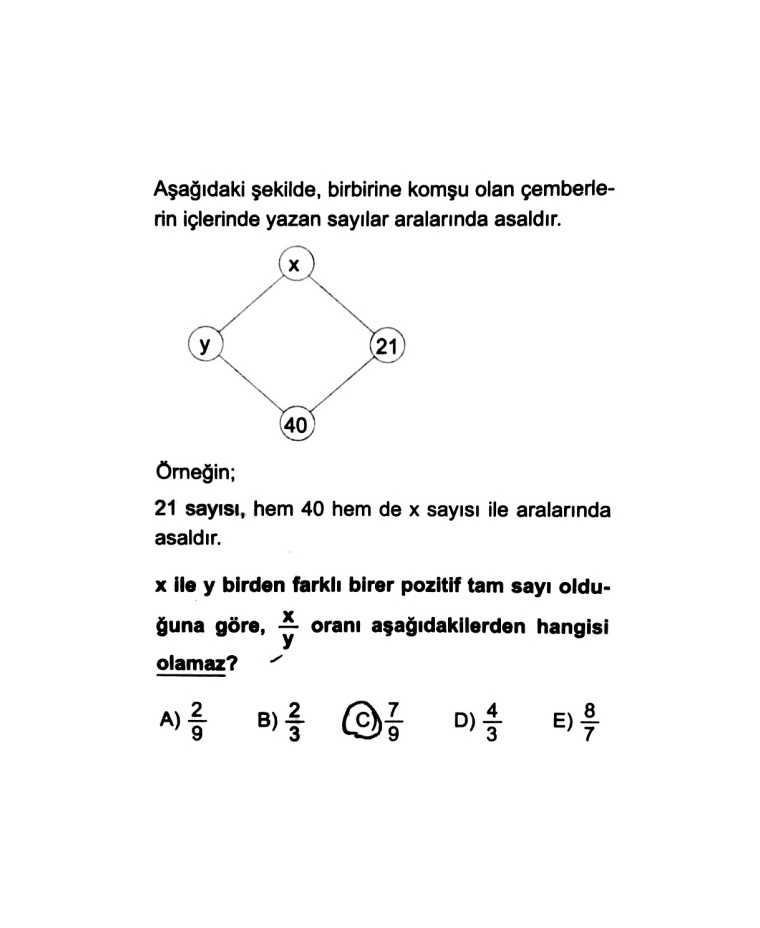
#> input picture spatial-nlm-spatial-control-study/bettertest/clean/0000015.jpg, 760 x 928 px, given in place of Kopyasıpair_100081_pair_00254.jpg(1)_1.jpg, which was not available
$ python prepare_pairs.py
#> lines starting #> are read from the running program, lines starting #| are printed output that depends on the picture; pictures that were not available may be replaced by others from this repository, and a replacement may not be noted
#> (reads spatial-nlm-spatial-control-study/experiments/camscanner_scalar_vs_spatial/manifests/pairs.json from the repository)
### spatial-nlm-spatial-control-study/experiments/camscanner_scalar_vs_spatial/results/bettertest/source_snapshot/audit_dataset.py
"""Read-only source audit; explicit filename proposals verified with image features."""
from pathlib import Path
import hashlib, json, re, sys
import cv2
import numpy as np
from PIL import Image, ImageOps, ImageDraw

ROOT = Path(__file__).resolve().parent
DATA = ROOT.parents[1] / 'camscanner'

def digest(path):
    return hashlib.sha256(Path(path).read_bytes()).hexdigest()

def read(path):
    with Image.open(path) as im:
#> im is the input picture: PIL image 760x928 RGB; mean R, G, B 247.6, 247.6, 247.6
        return np.asarray(ImageOps.exif_transpose(im).convert('RGB'))

def gray(rgb):
    return cv2.cvtColor(rgb, cv2.COLOR_RGB2GRAY)

# [83 lines left out: functions properties, correspondence, main, not called in this run]

# [1 lines that do not run on import are left out]

### spatial-nlm-spatial-control-study/experiments/camscanner_scalar_vs_spatial/results/bettertest/source_snapshot/prepare_pairs.py
"""Shared geometry preparation, content grouping, and immutable data/crop manifests."""
import json,hashlib
import cv2
import numpy as np
from PIL import Image
from audit_dataset import ROOT,read,gray,digest
from config import SEED,STEPS,BATCH,CROP

def write(name,data):
    (ROOT/'manifests'/name).write_text(json.dumps(data,indent=2),encoding='utf-8')

def main():
    cv2.setNumThreads(1);cv2.setRNGSeed(SEED)
    audit=json.loads((ROOT/'manifests'/'pairs.json').read_text(encoding='utf-8'))
    if audit['unmatched']: raise SystemExit('STOP: unpaired source files')
    rows=[r for r in audit['pairs'] if r['geometry']['valid']]
    # Perceptual candidate generation across ALL source collections, then feature verification.
    parents={r['id']:r['id'] for r in rows};desc={};hashes={}
    def find(a):
        while parents[a]!=a: a=parents[a]
        return a
    def union(a,b):
        aa,bb=find(a),find(b);parents[max(aa,bb)]=min(aa,bb)
    for row in rows:
        g=gray(read(row['clean']['path']));small=cv2.resize(g,(32,32)).astype(np.float32)
#> after `small = cv2.resize(g, (32, 32)).astype(np.float32)`:
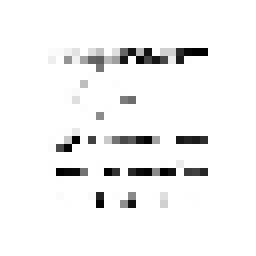
#> small: shape (32, 32) float32 (shown 8 times larger); min 0, max 255, mean 243.3
        v=cv2.dct(small)[:8,:8].ravel()[1:];hashes[row['id']]=v>np.median(v)
#> after `v = cv2.dct(small)[:8, :8].ravel()[1:]`: v = 63 values, max 285.7 at index 1, min -166.9 at index 33, mean 6.27
        sift=cv2.SIFT_create(nfeatures=1200);kp,d=sift.detectAndCompute(g,None);desc[row['id']]=(kp,d,g.shape)
#> after `kp, d = sift.detectAndCompute(g, None)`: kp = 1200 keypoints; strongest (x, y, size): (219, 543, 1.9), (411, 626, 2.7), (234, 627, 2.8), (162, 664, 2.8)
#> pass 2 of the loop in main, `for row in rows:`:
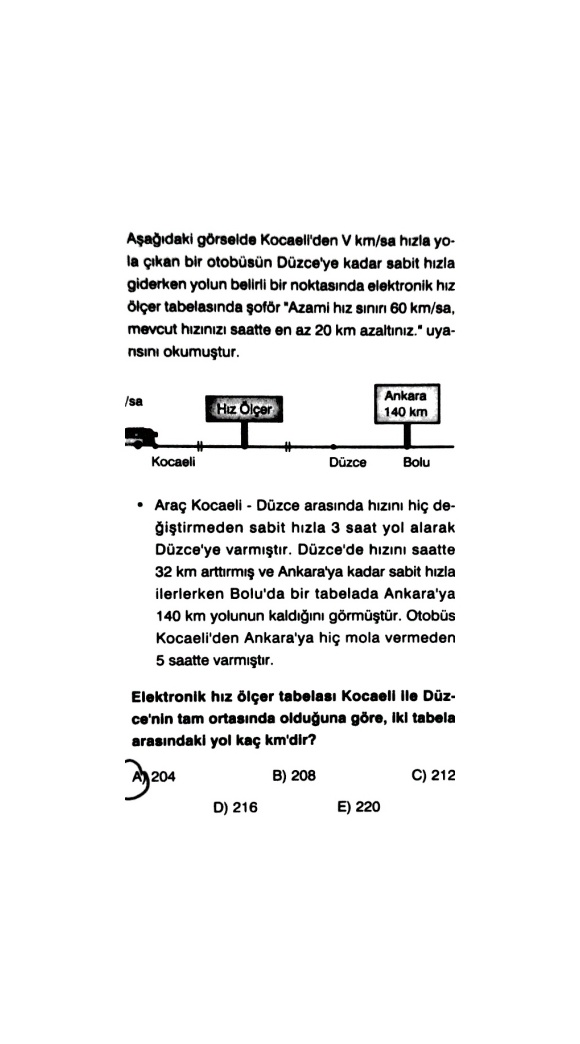
#> input picture spatial-nlm-spatial-control-study/bettertest/clean/0000025.jpg, 580 x 1044 px, given in place of Kopyasıpair_100081_pair_00254.jpg(1)_2.jpg, which was not available
#> in read, im is the input picture: PIL image 580x1044 RGB; mean R, G, B 242, 242, 242
#> in main, `small = cv2.resize(g, (32, 32)).astype(np.float32)`:
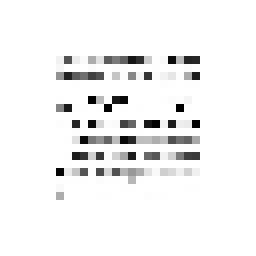
#> small: shape (32, 32) float32 (shown 8 times larger); min 0, max 255, mean 242.4
#> v = 63 values, max 340.3 at index 15, min -278.3 at index 17, mean 5.41
#> kp = 1200 keypoints; strongest (x, y, size): (140, 504, 3.2), (262, 719, 1.9), (223, 741, 2), (355, 718, 1.8)
    duplicates=[]
    for i,a in enumerate(rows):
        for b in rows[i+1:]:
            dist=int(np.count_nonzero(hashes[a['id']]!=hashes[b['id']]))
            if dist>32: continue
            ka,da,sa=desc[a['id']];kb,db,sb=desc[b['id']]
            if da is None or db is None: continue
            good=[m for m,n in cv2.BFMatcher().knnMatch(da,db,k=2) if m.distance<.7*n.distance]
            if len(good)<35:continue
            pa=np.float32([ka[m.queryIdx].pt for m in good]);pb=np.float32([kb[m.trainIdx].pt for m in good])
            H,mask=cv2.findHomography(pa,pb,cv2.RANSAC,2.)
            if H is not None and mask.sum()>=35 and mask.mean()>=.65 and mask.sum()>=.12*min(len(ka),len(kb)):
                union(a['id'],b['id']);duplicates.append(dict(a=a['id'],b=b['id'],phash_distance=dist,inliers=int(mask.sum())))
    groups={}
    for row in rows: groups.setdefault(find(row['id']),[]).append(row['id'])
    # Hash order of stable content-group identity, never filesystem iteration order.
    ordered=sorted(groups,key=lambda k:hashlib.sha256(f'{SEED}:{k}'.encode()).hexdigest())
    n=len(ordered);nval=max(1,round(n*.2));ntest=max(1,round(n*.2))
    if n<5: raise SystemExit('Too few independent content groups: infrastructure only, no held-out claims')
    assignments={k:('val' if i<nval else 'test' if i<nval+ntest else 'train') for i,k in enumerate(ordered)}
    partitions={s:[] for s in ['train','val','test']};prepared=[]
    for row in rows:
        split=assignments[find(row['id'])];partitions[split].append(row['id'])
        dest=ROOT/'prepared'/split;dest.mkdir(parents=True,exist_ok=True)
        dirty=gray(read(row['dirty']['path']));clean=gray(read(row['clean']['path']));h,w=clean.shape
        dirty=cv2.resize(dirty,(w,h),interpolation=cv2.INTER_LINEAR)
        box=[0,0,w,h]
        if row['geometry']['registration_required']:
            H=np.array(row['geometry']['homography'])
            dirty=cv2.warpPerspective(dirty,H,(w,h),flags=cv2.INTER_LINEAR,borderMode=cv2.BORDER_CONSTANT,borderValue=255)
            valid=cv2.warpPerspective(np.ones((h,w),np.uint8),H,(w,h),flags=cv2.INTER_NEAREST)
            # Conservative common rectangle: shrink sides until every included pixel has source support.
            x1=y1=0;x2=w;y2=h
            for _ in range(w+h):
                sub=valid[y1:y2,x1:x2]
                if sub.all(): break
                fractions=[sub[0].mean(),sub[-1].mean(),sub[:,0].mean(),sub[:,-1].mean()]
                side=int(np.argmin(fractions))
                if side==0:y1+=1
                elif side==1:y2-=1
                elif side==2:x1+=1
                else:x2-=1
            # Remove 2px of interpolation-boundary uncertainty in both images.
            box=[x1+2,y1+2,x2-2,y2-2]
        x1,y1,x2,y2=box;dirty=dirty[y1:y2,x1:x2];clean=clean[y1:y2,x1:x2]
        if min(dirty.shape)<CROP: raise RuntimeError('Prepared region too small: '+row['id'])
        files={}
        for side,array in [('dirty',dirty),('clean',clean)]:
            path=dest/f"{row['id']}_{side}.png";Image.fromarray(array).save(path)
            files[side]=dict(path=str(path.relative_to(ROOT)),sha256=digest(path))
        prepared.append(dict(id=row['id'],split=split,content_group=find(row['id']),width=dirty.shape[1],height=dirty.shape[0],
            original_clean_roi=box,registration=row['geometry']['registration_required'],**files))
    write('split.json',dict(seed=SEED,rule='sha256(seed:content-group) ordered, 20% val / 20% test / remainder train',
        partitions=partitions,content_groups=groups,duplicate_links=duplicates,
        excluded=[dict(id=r['id'],reason=r['geometry']['reason']) for r in audit['pairs'] if not r['geometry']['valid']],prepared=prepared))
    rng=np.random.default_rng(SEED);train=[r for r in prepared if r['split']=='train'];batches=[]
    for step in range(1,STEPS+1):
        batch=[]
        for _ in range(BATCH):
            row=train[int(rng.integers(len(train)))];batch.append(dict(id=row['id'],x=int(rng.integers(row['width']-CROP+1)),
                y=int(rng.integers(row['height']-CROP+1)),flip_h=bool(rng.integers(2)),flip_v=bool(rng.integers(2))))
        batches.append(dict(step=step,crops=batch))
    write('crops.json',dict(seed=SEED,crop=CROP,batches=batches))
    print(json.dumps(dict(pairs=len(rows),content_groups=n,duplicates=duplicates,counts={s:len(v) for s,v in partitions.items()},registration=sum(r['registration'] for r in prepared))))

#> (the run stopped early here; a loop or call above may not have finished)
